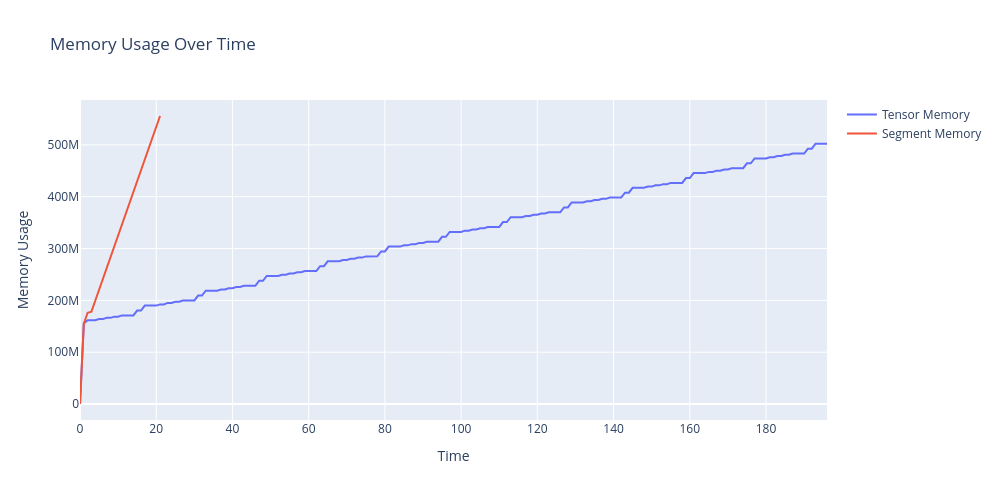
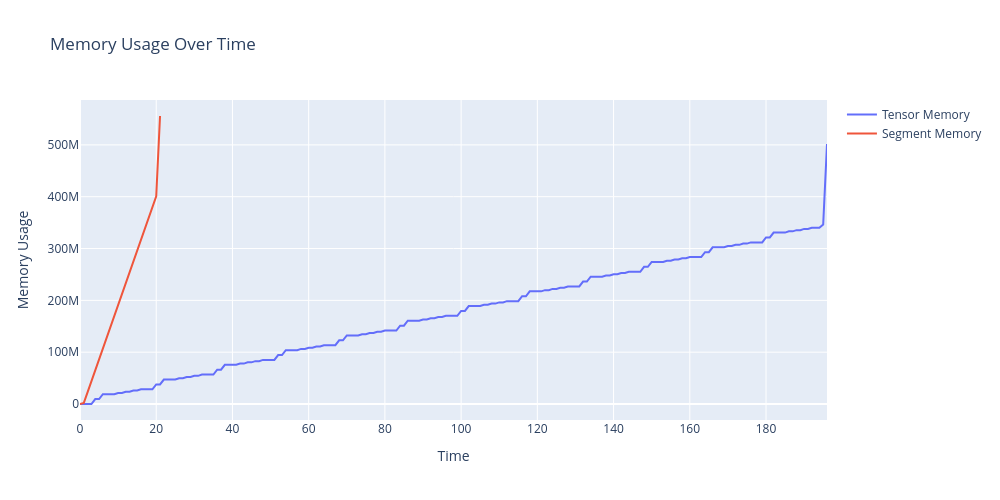

The notebook cell these images were saved under, in order:
### Code cell
model_allocator, model_result = estimator.estimate_memory_blocks(memory_blocks)
model_allocator.plot_memory_change()

e_model_allocator, model_result = estimator.estimate_memory_blocks(e_model_memory)
e_model_allocator.plot_memory_change()

### Figure 1 — Plotly figure (JSON) as saved in the notebook; plotly's stock layout.template omitted (floating-point values rounded to 4 significant figures; data arrays with more than 128 entries replaced by an {"elided": "..."} marker saying what was removed)
{"data": [{"mode": "lines", "name": "Tensor Memory", "x": {"elided": "197 int values"}, "y": {"elided": "197 int values"}, "type": "scatter"}, {"mode": "lines", "name": "Segment Memory", "x": [0, 1, 2, 3, 4, 5, 6, 7, 8, 9, 10, 11, 12, 13, 14, 15, 16, 17, 18, 19, 20, 21], "y": [0, 155189248, 176160768, 178257920, 199229440, 220200960, 241172480, 262144000, 283115520, 304087040, 325058560, 346030080, 367001600, 387973120, 408944640, 429916160, 450887680, 471859200, 492830720, 513802240, 534773760, 555745280], "type": "scatter"}], "layout": {"title": {"text": "Memory Usage Over Time"}, "xaxis": {"title": {"text": "Time"}}, "yaxis": {"title": {"text": "Memory Usage"}}, "width": 1000, "height": 500}}

### Figure 2 — Plotly figure (JSON) as saved in the notebook; plotly's stock layout.template omitted (floating-point values rounded to 4 significant figures; data arrays with more than 128 entries replaced by an {"elided": "..."} marker saying what was removed)
{"data": [{"mode": "lines", "name": "Tensor Memory", "x": {"elided": "197 int values"}, "y": {"elided": "197 int values"}, "type": "scatter"}, {"mode": "lines", "name": "Segment Memory", "x": [0, 1, 2, 3, 4, 5, 6, 7, 8, 9, 10, 11, 12, 13, 14, 15, 16, 17, 18, 19, 20, 21], "y": [0, 2097152, 23068672, 44040192, 65011712, 85983232, 106954752, 127926272, 148897792, 169869312, 190840832, 211812352, 232783872, 253755392, 274726912, 295698432, 316669952, 337641472, 358612992, 379584512, 400556032, 555745280], "type": "scatter"}], "layout": {"title": {"text": "Memory Usage Over Time"}, "xaxis": {"title": {"text": "Time"}}, "yaxis": {"title": {"text": "Memory Usage"}}, "width": 1000, "height": 500}}
